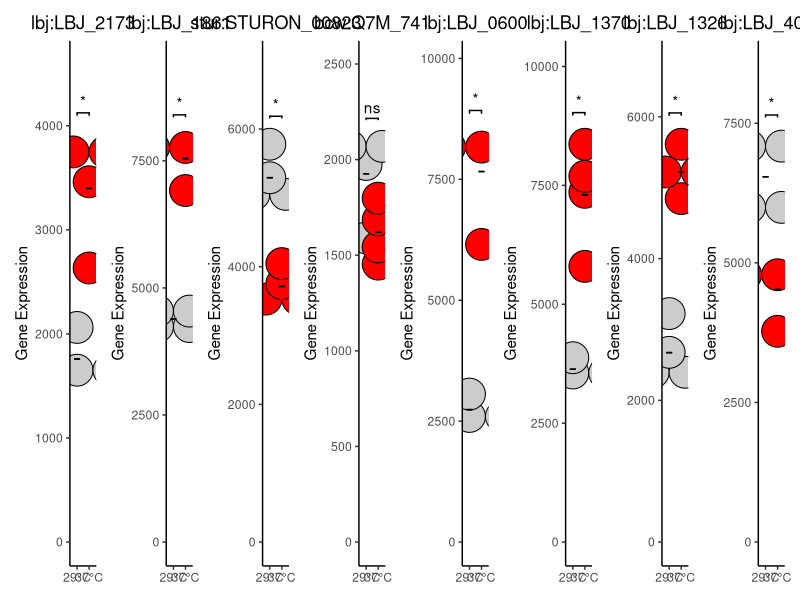
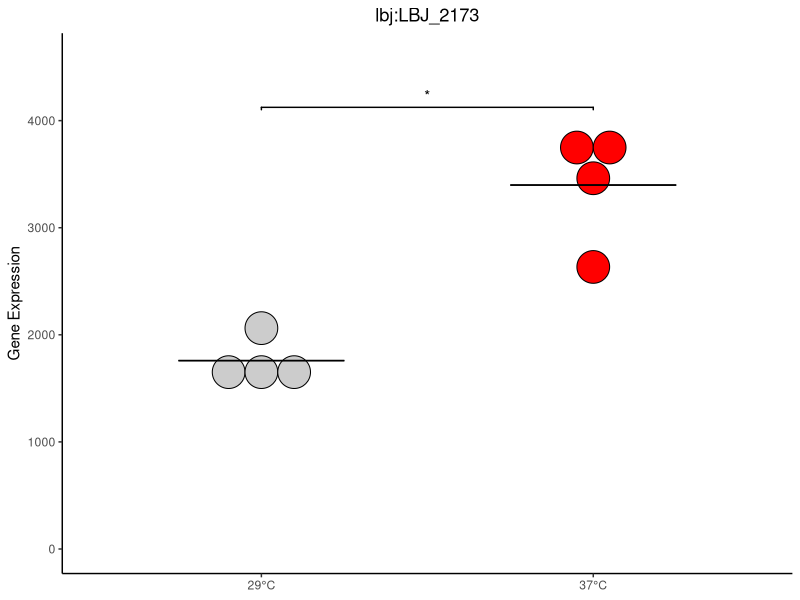
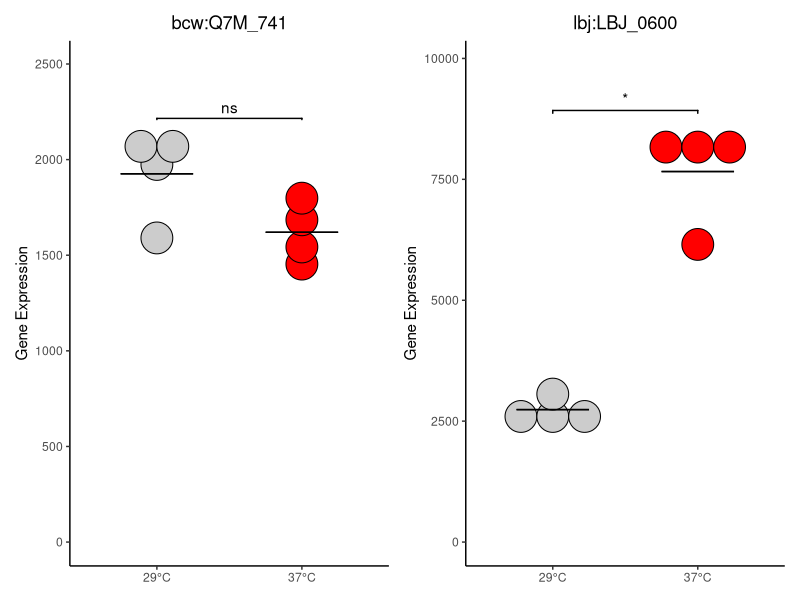
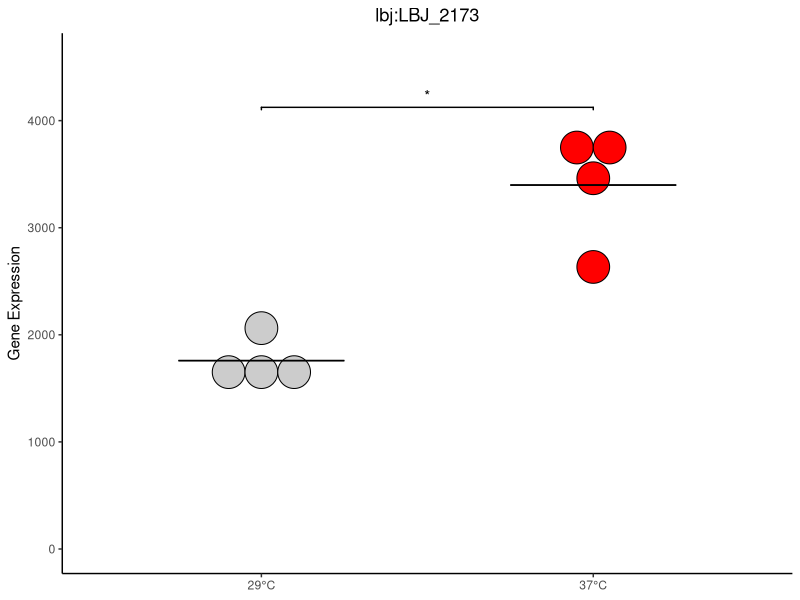
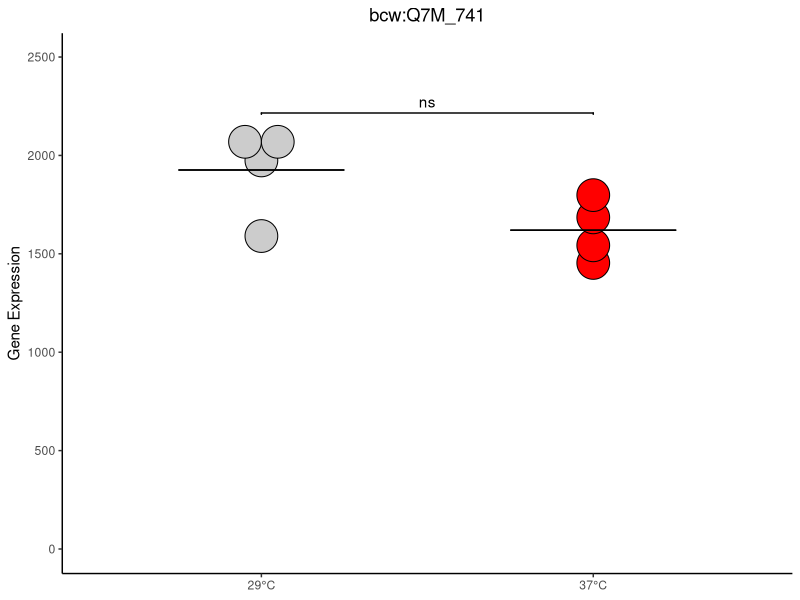
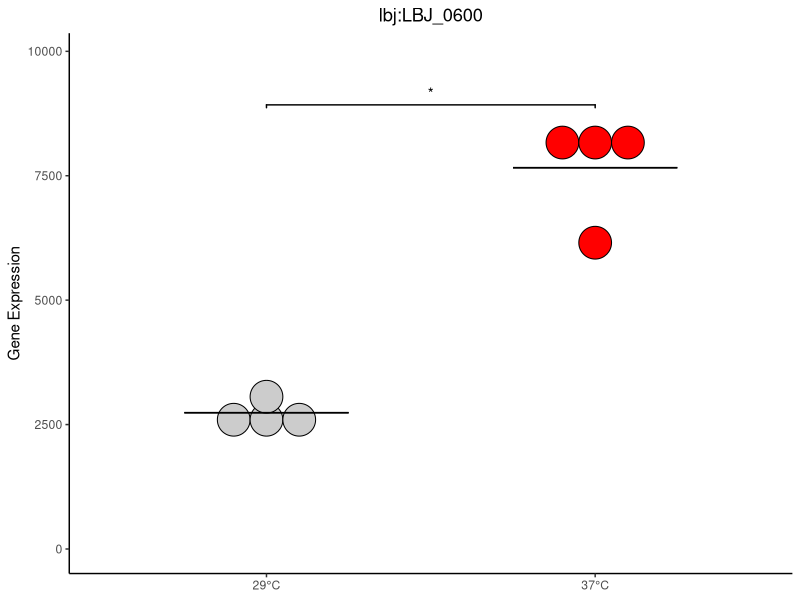

Reproduce these figures in R, in order.
library(tidyverse)
library(ggsignif)
library(patchwork)


# GPRに基づく発現量変化
tr37 <- read_delim("data/processed/RIPTiDe/jb197_37_20240227_130922/transcriptome.tsv", delim = '\t', col_names = NA)
tr29 <- read_delim("data/processed/RIPTiDe/jb197_29_20240227_130901/transcriptome.tsv", delim = '\t', col_names = NA)

tr <- tr37 %>% left_join(tr29, by = "X1")
head(tr)
colnames(tr) <- c("ID", "37A", "37B", "37C", "37D", "29A", "29B", "29BC", "29D")


plot_gene_expression <- function(tr, target_id, title = target_id) {
  # 対象IDでフィルタ
  gene_data <- tr %>% filter(ID == target_id)
  
  if (nrow(gene_data) == 0) {
    stop("指定したIDが見つかりません")
  }
  
  # データをロング形式に変換して、グループ列を追加
  df_long <- gene_data %>%
    pivot_longer(cols = -ID, names_to = "Sample", values_to = "Expression") %>%
    mutate(Group = ifelse(str_detect(Sample, "^37"), "37°C", "29°C"))
  df_long$Sample <- factor(df_long$Sample, levels = c("29°C", "37°C"))
  
  # 各グループのデータ
  group_29 <- df_long %>% filter(Group == "29°C") %>% pull(Expression)
  group_37 <- df_long %>% filter(Group == "37°C") %>% pull(Expression)
  
  # Shapiro-Wilk 正規性検定
  sw_29 <- shapiro.test(group_29)
  sw_37 <- shapiro.test(group_37)
  
  # # 両方とも正規分布なら t検定、そうでなければWilcoxon検定
  # if (sw_29$p.value > 0.05 && sw_37$p.value > 0.05) {
  #   test_used <- "t.test"
  #   test_result <- t.test(Expression ~ Group, data = df_long)
  # } else {
  #   test_used <- "wilcox.test"
  #   test_result <- wilcox.test(Expression ~ Group, data = df_long)
  # }
  
  test_used <- "wilcox.test"
  test_result <- wilcox.test(Expression ~ Group, data = df_long)
  
  # 検定結果のp値をもとにアノテーションを決定
  p_value <- test_result$p.value
  annotation <- ifelse(p_value < 0.001, "***",
                       ifelse(p_value < 0.01, "**",
                              ifelse(p_value < 0.05, "*", "ns")))
  
  # グループごとの平均値を計算
  means <- df_long %>%
    group_by(Group) %>%
    summarise(Mean = mean(Expression), .groups = "drop")
  
  # Y軸の上限値
  y_max <- max(df_long$Expression) * 1.2
  
  # ドットプロットを作成（binaxis = "y"により縦ドット）
  ggplot(df_long, aes(x = Group, y = Expression, fill = Group)) +
    geom_dotplot(binaxis = "y", stackdir = "center", dotsize = 2) +
    geom_errorbar(data = means, aes(x = Group, ymin = Mean, ymax = Mean), 
                  width = 0.5, color = "black", inherit.aes = FALSE) +
    theme_classic() +
    ylim(c(0, y_max)) +
    scale_fill_manual(values = c("grey80", "red")) +
    geom_signif(comparisons = list(c("29°C", "37°C")),
                annotations = annotation,
                y_position = max(df_long$Expression) * 1.05,
                tip_length = 0.01) +
    labs(title = paste(title),
         subtitle = NULL, #paste(test_used),
         x = NULL, y = "Gene Expression") +
    theme(legend.position = "none",
          plot.title = element_text(hjust = 0.5))
}


plt <-
  
  # Glucose
  plot_gene_expression(tr, "lbj:LBJ_2173") +
  
  # G6P
  plot_gene_expression(tr, "lbj:LBJ_1861") +
  plot_gene_expression(tr, "stur:STURON_00823") +
  plot_gene_expression(tr, "bcw:Q7M_741") +
  plot_gene_expression(tr, "lbj:LBJ_0600") +
  
  # F6P
  plot_gene_expression(tr, "lbj:LBJ_1370") +
  plot_gene_expression(tr, "lbj:LBJ_1326") +
  plot_gene_expression(tr, "lbj:LBJ_4094") +
  plot_layout(nrow = 1)

plt

# You can save this as PDF
# ggsave("JB197_glycolysis_transcripts_250422.pdf", plt, height = 3, width = 16)


plot_g <- plot_gene_expression(tr, "lbj:LBJ_2173")
plot_g
ggsave("JB197_glucose_transcripts.pdf", plot_g, height = 2, width = 2)

plot_g6p1 <- plot_gene_expression(tr, "bcw:Q7M_741")
plot_g6p2 <- plot_gene_expression(tr, "lbj:LBJ_0600")
plot_g6p1 + plot_g6p2

ggsave("JB197_g6p1_transcripts_250422.pdf", plot_g6p1, height = 2, width = 2)
ggsave("JB197_g6p2_transcripts_250422.pdf", plot_g6p2, height = 2, width = 2)
